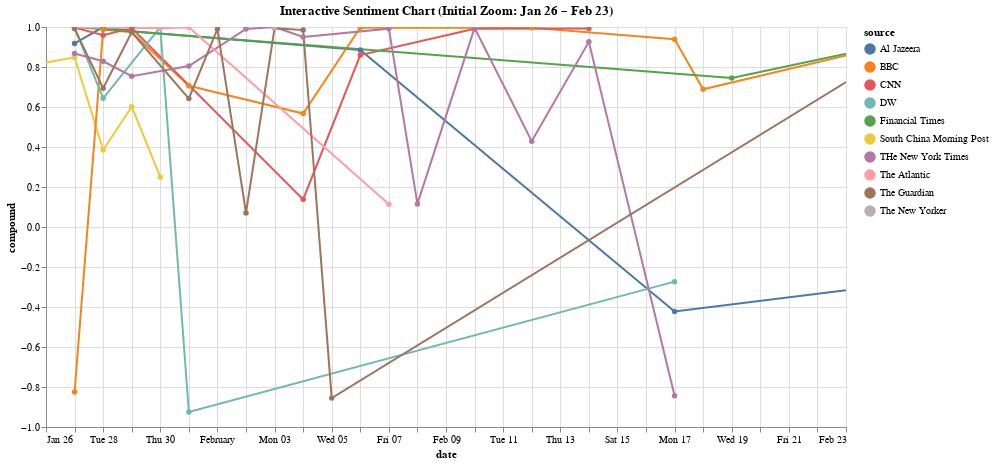

Here is the notebook cell this chart was saved with:
### Code cell
# zoom in on particular time period
chart_interactive = alt.Chart(grouped).mark_line(point=True).encode(
    x=alt.X('date:T', scale=alt.Scale(domain=('2025-01-26', '2025-02-23'))),  # initial zoom range
    y='compound:Q',
    color='source:N',
    tooltip=['date:T', 'source:N', 'compound:Q']
).properties(
    title='Interactive Sentiment Chart (Initial Zoom: Jan 26 – Feb 23)',
    width=800,
    height=400
).interactive()  # Enables zooming and panning

chart_interactive.display()

### Figure 1 — Vega-Lite specification as saved in the notebook (floating-point values rounded to 4 significant figures)
{"config": {"view": {"continuousWidth": 300, "continuousHeight": 300}}, "data": {"name": "data-8335137b14ea1a8503baa617a33fed97"}, "mark": {"type": "line", "point": true}, "encoding": {"color": {"field": "source", "type": "nominal"}, "tooltip": [{"field": "date", "type": "temporal"}, {"field": "source", "type": "nominal"}, {"field": "compound", "type": "quantitative"}], "x": {"field": "date", "scale": {"domain": ["2025-01-26", "2025-02-23"]}, "type": "temporal"}, "y": {"field": "compound", "type": "quantitative"}}, "height": 400, "params": [{"name": "param_2", "select": {"type": "interval", "encodings": ["x", "y"]}, "bind": "scales"}], "title": "Interactive Sentiment Chart (Initial Zoom: Jan 26 – Feb 23)", "width": 800, "$schema": "https://vega.github.io/schema/vega-lite/v5.20.1.json", "datasets": {"data-8335137b14ea1a8503baa617a33fed97": [{"date": "2024-12-27T00:00:00", "source": "South China Morning Post", "compound": 0.9274}, {"date": "2024-12-28T00:00:00", "source": "South China Morning Post", "compound": 0.8573}, {"date": "2025-01-01T00:00:00", "source": "South China Morning Post", "compound": 0.8885}, {"date": "2025-01-12T00:00:00", "source": "South China Morning Post", "compound": 0.9826}, {"date": "2025-01-23T00:00:00", "source": "South China Morning Post", "compound": 0.743}, {"date": "2025-01-27T00:00:00", "source": "Al Jazeera", "compound": 0.9176}, {"date": "2025-01-27T00:00:00", "source": "BBC", "compound": -0.8249}, {"date": "2025-01-27T00:00:00", "source": "CNN", "compound": 0.9971}, {"date": "2025-01-27T00:00:00", "source": "DW", "compound": 0.9972}, {"date": "2025-01-27T00:00:00", "source": "Financial Times", "compound": 0.9998}, {"date": "2025-01-27T00:00:00", "source": "South China Morning Post", "compound": 0.8481}, {"date": "2025-01-27T00:00:00", "source": "THe New York Times", "compound": 0.8679}, {"date": "2025-01-27T00:00:00", "source": "The Atlantic", "compound": 0.9993}, {"date": "2025-01-27T00:00:00", "source": "The Guardian", "compound": 0.9915}, {"date": "2025-01-28T00:00:00", "source": "Al Jazeera", "compound": 0.9993}, {"date": "2025-01-28T00:00:00", "source": "BBC", "compound": 0.9869}, {"date": "2025-01-28T00:00:00", "source": "CNN", "compound": 0.9588}, {"date": "2025-01-28T00:00:00", "source": "DW", "compound": 0.6435}, {"date": "2025-01-28T00:00:00", "source": "South China Morning Post", "compound": 0.3852}, {"date": "2025-01-28T00:00:00", "source": "THe New York Times", "compound": 0.8285}, {"date": "2025-01-28T00:00:00", "source": "The Guardian", "compound": 0.6937}, {"date": "2025-01-29T00:00:00", "source": "Al Jazeera", "compound": 0.9786}, {"date": "2025-01-29T00:00:00", "source": "BBC", "compound": 0.9734}, {"date": "2025-01-29T00:00:00", "source": "CNN", "compound": 0.9944}, {"date": "2025-01-29T00:00:00", "source": "South China Morning Post", "compound": 0.6016}, {"date": "2025-01-29T00:00:00", "source": "THe New York Times", "compound": 0.7541}, {"date": "2025-01-29T00:00:00", "source": "The Guardian", "compound": 0.9737}, {"date": "2025-01-30T00:00:00", "source": "DW", "compound": 0.9992}, {"date": "2025-01-30T00:00:00", "source": "South China Morning Post", "compound": 0.25}, {"date": "2025-01-30T00:00:00", "source": "The Atlantic", "compound": 0.9938}, {"date": "2025-01-31T00:00:00", "source": "BBC", "compound": 0.7059}, {"date": "2025-01-31T00:00:00", "source": "DW", "compound": -0.9249}, {"date": "2025-01-31T00:00:00", "source": "THe New York Times", "compound": 0.8047}, {"date": "2025-01-31T00:00:00", "source": "The Atlantic", "compound": 0.9988}, {"date": "2025-01-31T00:00:00", "source": "The Guardian", "compound": 0.6423}, {"date": "2025-02-01T00:00:00", "source": "The Guardian", "compound": 0.9904}, {"date": "2025-02-02T00:00:00", "source": "THe New York Times", "compound": 0.9904}, {"date": "2025-02-02T00:00:00", "source": "The Guardian", "compound": 0.07055}, {"date": "2025-02-03T00:00:00", "source": "THe New York Times", "compound": 0.9999}, {"date": "2025-02-03T00:00:00", "source": "The Guardian", "compound": 0.9941}, {"date": "2025-02-03T00:00:00", "source": "The New Yorker", "compound": 0.9953}, {"date": "2025-02-04T00:00:00", "source": "BBC", "compound": 0.5674}, {"date": "2025-02-04T00:00:00", "source": "CNN", "compound": 0.1382}, {"date": "2025-02-04T00:00:00", "source": "THe New York Times", "compound": 0.9504}, {"date": "2025-02-04T00:00:00", "source": "The Guardian", "compound": 0.9846}, {"date": "2025-02-05T00:00:00", "source": "The Guardian", "compound": -0.8556}, {"date": "2025-02-06T00:00:00", "source": "Al Jazeera", "compound": 0.8846}, {"date": "2025-02-06T00:00:00", "source": "BBC", "compound": 0.9972}, {"date": "2025-02-06T00:00:00", "source": "CNN", "compound": 0.8595}, {"date": "2025-02-07T00:00:00", "source": "THe New York Times", "compound": 0.9917}, {"date": "2025-02-07T00:00:00", "source": "The Atlantic", "compound": 0.1143}, {"date": "2025-02-08T00:00:00", "source": "THe New York Times", "compound": 0.1154}, {"date": "2025-02-10T00:00:00", "source": "CNN", "compound": 0.9907}, {"date": "2025-02-10T00:00:00", "source": "THe New York Times", "compound": 0.9958}, {"date": "2025-02-12T00:00:00", "source": "BBC", "compound": 0.9957}, {"date": "2025-02-12T00:00:00", "source": "THe New York Times", "compound": 0.4288}, {"date": "2025-02-14T00:00:00", "source": "CNN", "compound": 0.9929}, {"date": "2025-02-14T00:00:00", "source": "THe New York Times", "compound": 0.9258}, {"date": "2025-02-17T00:00:00", "source": "Al Jazeera", "compound": -0.4228}, {"date": "2025-02-17T00:00:00", "source": "BBC", "compound": 0.9387}, {"date": "2025-02-17T00:00:00", "source": "DW", "compound": -0.2732}, {"date": "2025-02-17T00:00:00", "source": "THe New York Times", "compound": -0.8442}, {"date": "2025-02-18T00:00:00", "source": "BBC", "compound": 0.6887}, {"date": "2025-02-19T00:00:00", "source": "Financial Times", "compound": 0.745}, {"date": "2025-02-26T00:00:00", "source": "The Guardian", "compound": 0.988}, {"date": "2025-02-27T00:00:00", "source": "BBC", "compound": 0.9931}, {"date": "2025-02-27T00:00:00", "source": "Financial Times", "compound": 0.9867}, {"date": "2025-04-24T00:00:00", "source": "Al Jazeera", "compound": 0.7451}, {"date": "2025-07-23T00:00:00", "source": "Financial Times", "compound": 0.9921}, {"date": "2025-07-29T00:00:00", "source": "Financial Times", "compound": -0.8705}]}}
